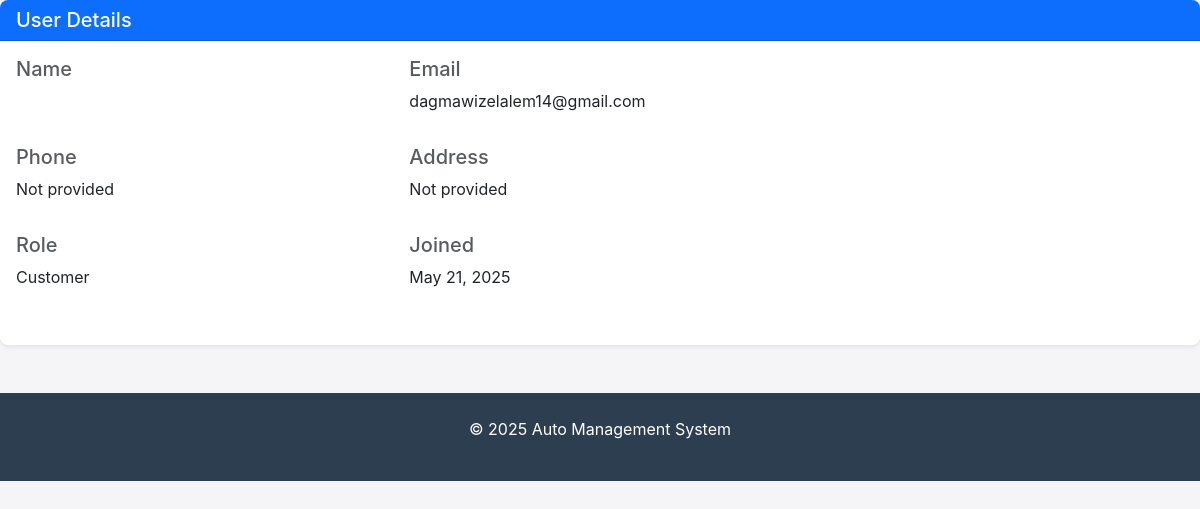
/users/1/, run on an earlier commit of the app's database.
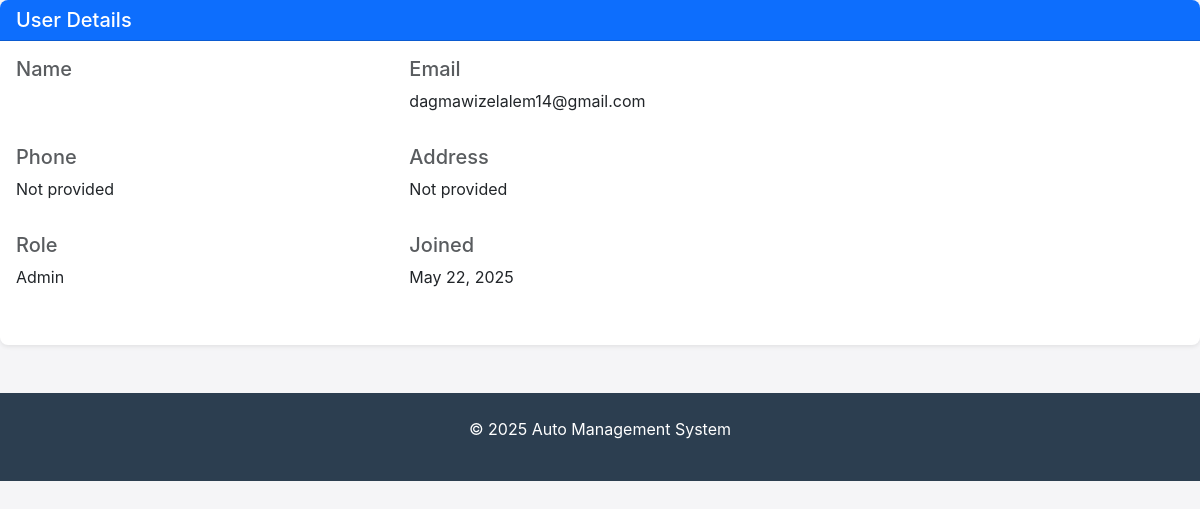
And on a later commit of the database.
### users/models.py (models this page shows)
class CustomUser(AbstractUser):
    email = models.EmailField(_('email address'), unique=True)
    phone = models.CharField(
        _('phone number'),
        max_length=15,
        blank=True,
        null=True,
        help_text=_('Format: +1234567890')
    )
    address = models.TextField(
        _('address'),
        blank=True,
        null=True,
        help_text=_('Your shipping address')
    )
    class Role(models.TextChoices):
        CUSTOMER = 'CUSTOMER', _('Customer')
        ADMIN = 'ADMIN', _('Admin')
        STAFF = 'STAFF', _('Staff')
    role = models.CharField(
        _('role'),
        max_length=20,
        choices=Role.choices,
        default=Role.CUSTOMER  # Default to customer
    )
    email_verified = models.BooleanField(default=False)
    phone_verified = models.BooleanField(default=False)
    date_joined = models.DateTimeField(auto_now_add=True)
    date_of_birth = models.DateField(
        _('date of birth'),
        blank=True,
        null=True,
        help_text=_('Format: YYYY-MM-DD')
    )
    USERNAME_FIELD = 'email'
    REQUIRED_FIELDS = ['username']
    class Meta:
        verbose_name = _('User')
        verbose_name_plural = _('Users')

### users/views.py (the view)
# urls.py: path('<int:pk>/', UserDetailView.as_view(), name='detail'),
class UserDetailView(DetailView):
    model = CustomUser
    template_name = 'users/users_detail.html'  # Make sure this template exists
    context_object_name = 'user'

### cart/context_processors.py (called while the page is built)
def cart(request):
    return {
        'cart_count': len(get_cart(request))
    }

### cart/utils.py (called while the page is built)
def get_cart(request):
    return Cart(request)

    def __len__(self):
        if not isinstance(self.cart, dict):  # Handle case where cart isn't a dict
            return 0
        return sum(item['quantity'] for item in self.cart.values())

### users/templates/users/users_detail.html (shortened to what this page needs)
{% extends "base.html" %}
{% load static %}
{% block content %}
<div class="card shadow-sm">
    <div class="card-header bg-primary text-white">
        <h2 class="h5 mb-0">User Details</h2>
    </div>
    <div class="card-body">
        <div class="row mb-4">
            <div class="col-md-8">
                <div class="row g-3">
                    <div class="col-md-6">
                        <h5 class="text-muted">Name</h5>
                    </div>
                    <div class="col-md-6">
                        <h5 class="text-muted">Email</h5>
                        <p>{{ user.email }}</p>
                    </div>
                    <div class="col-md-6">
                        <h5 class="text-muted">Phone</h5>
                        <p>{{ user.phone|default:"Not provided" }}</p>
                    </div>
                    <div class="col-md-6">
                        <h5 class="text-muted">Address</h5>
                        <p>{{ user.address|default:"Not provided" }}</p>
                    </div>
                    <div class="col-md-6">
                        <h5 class="text-muted">Role</h5>
                        <p>{{ user.get_role_display }}</p>
                    </div>
                    <div class="col-md-6">
                        <h5 class="text-muted">Joined</h5>
                        <p>{{ user.date_joined|date:"F j, Y" }}</p>
                    </div>
                </div>
            </div>
        </div>
    </div>
</div>
{% endblock %}

### templates/base.html (shortened to what this page needs)
{% load static %}
<!DOCTYPE html>
<html lang="en">
  <head>
    <link
      href="https://cdn.jsdelivr.net/npm/bootstrap@5.3.0/dist/css/bootstrap.min.css"
      rel="stylesheet"
    />
    <link rel="stylesheet" href="{% static 'static/css/base.css' %}" />
  </head>
  <body>
     {% block content %}{% endblock %}
    <footer>
      <div class="container">
        <p>&copy; {% now "Y" %} Auto Management System</p>
      </div>
    </footer>
  </body>
</html>

### static/css/base.css (style rules this page uses)
body { background-color: #f8f9fa; }
.card { border: none; border-radius: 0.5rem; }
.card-header { border-radius: 0.5rem 0.5rem 0 0 !important; }

### templates/base.html (style rules this page uses)
body { background-color: #f5f5f7; color: #1d1d1f; font-family: -apple-system, BlinkMacSystemFont, "Segoe UI", Roboto, Helvetica, Arial, sans-serif; margin: 0; padding: 0; min-height: 100vh; }
footer { background-color: #2c3e50; color: white; padding: 1.5rem 0; margin-top: 3rem; text-align: center; }

What changed in the data, as far as the page shows it:
changed CustomUser "dagmawizelalem14@gmail.com": role "Customer" → "Admin"; date_joined "May 21, 2025" → "May 22, 2025"
